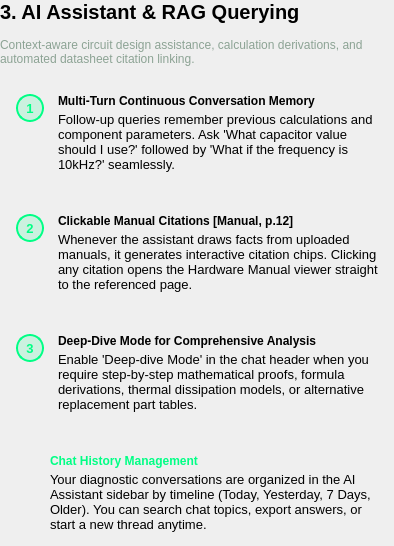
             <widget class="QWidget" name="secAssistant">
              <layout class="QVBoxLayout" name="secAssistantLayout">
               <property name="spacing">
                <number>14</number>
               </property>
               <property name="leftMargin">
                <number>0</number>
               </property>
               <property name="topMargin">
                <number>0</number>
               </property>
               <property name="rightMargin">
                <number>0</number>
               </property>
               <property name="bottomMargin">
                <number>0</number>
               </property>
               <item>
                <widget class="QLabel" name="secAssistantTitle">
                 <property name="text">
                  <string>3. AI Assistant &amp; RAG Querying</string>
                 </property>
                 <property name="wordWrap">
                  <bool>true</bool>
                 </property>
                 <property name="styleSheet">
                  <string>font-size: 20px; font-weight: 800;</string>
                 </property>
                </widget>
               </item>
               <item>
                <widget class="QLabel" name="secAssistantSubtitle">
                 <property name="text">
                  <string>Context-aware circuit design assistance, calculation derivations, and automated datasheet citation linking.</string>
                 </property>
                 <property name="wordWrap">
                  <bool>true</bool>
                 </property>
                 <property name="styleSheet">
                  <string>font-size: 13.5px; color: #8ca394;</string>
                 </property>
                </widget>
               </item>
               <item>
                <widget class="QFrame" name="s3Step1">
                 <property name="role" stdset="0">
                  <string notr="true">card</string>
                 </property>
                 <layout class="QHBoxLayout" name="s3Step1Layout" stretch="0,1">
                  <property name="spacing">
                   <number>14</number>
                  </property>
                  <property name="leftMargin">
                   <number>16</number>
                  </property>
                  <property name="topMargin">
                   <number>14</number>
                  </property>
                  <property name="rightMargin">
                   <number>16</number>
                  </property>
                  <property name="bottomMargin">
                   <number>14</number>
                  </property>
                  <item alignment="Qt::AlignTop">
                   <widget class="QLabel" name="s3Step1Badge">
                    <property name="text">
                     <string>1</string>
                    </property>
                    <property name="alignment">
                     <set>Qt::AlignCenter</set>
                    </property>
                    <property name="minimumSize">
                     <size>
                      <width>28</width>
                      <height>28</height>
                     </size>
                    </property>
                    <property name="maximumSize">
                     <size>
                      <width>28</width>
                      <height>28</height>
                     </size>
                    </property>
                    <property name="styleSheet">
                     <string>background: rgba(0, 255, 133, 0.15); border: 1.5px solid #00FF85; border-radius: 14px; font-size: 13px; font-weight: 800; color: #00FF85;</string>
                    </property>
                   </widget>
                  </item>
                  <item>
                   <layout class="QVBoxLayout" name="s3Step1TextColumn">
                    <property name="spacing">
                     <number>4</number>
                    </property>
                    <property name="leftMargin">
                     <number>0</number>
                    </property>
                    <property name="topMargin">
                     <number>0</number>
                    </property>
                    <property name="rightMargin">
                     <number>0</number>
                    </property>
                    <property name="bottomMargin">
                     <number>0</number>
                    </property>
                    <item>
                     <widget class="QLabel" name="s3Step1Title">
                      <property name="text">
                       <string>Multi-Turn Continuous Conversation Memory</string>
                      </property>
                      <property name="wordWrap">
                       <bool>true</bool>
                      </property>
                      <property name="styleSheet">
                       <string>font-size: 14.5px; font-weight: 700;</string>
                      </property>
                     </widget>
                    </item>
                    <item>
                     <widget class="QLabel" name="s3Step1Text">
                      <property name="text">
                       <string>Follow-up queries remember previous calculations and component parameters. Ask 'What capacitor value should I use?' followed by 'What if the frequency is 10kHz?' seamlessly.</string>
                      </property>
                      <property name="wordWrap">
                       <bool>true</bool>
                      </property>
                      <property name="styleSheet">
                       <string>font-size: 13px;</string>
                      </property>
                     </widget>
                    </item>
                   </layout>
                  </item>
                 </layout>
                </widget>
               </item>
               <item>
                <widget class="QFrame" name="s3Step2">
                 <property name="role" stdset="0">
                  <string notr="true">card</string>
                 </property>
                 <layout class="QHBoxLayout" name="s3Step2Layout" stretch="0,1">
                  <property name="spacing">
                   <number>14</number>
                  </property>
                  <property name="leftMargin">
                   <number>16</number>
                  </property>
                  <property name="topMargin">
                   <number>14</number>
                  </property>
                  <property name="rightMargin">
                   <number>16</number>
                  </property>
                  <property name="bottomMargin">
                   <number>14</number>
                  </property>
                  <item alignment="Qt::AlignTop">
                   <widget class="QLabel" name="s3Step2Badge">
                    <property name="text">
                     <string>2</string>
                    </property>
                    <property name="alignment">
                     <set>Qt::AlignCenter</set>
                    </property>
                    <property name="minimumSize">
                     <size>
                      <width>28</width>
                      <height>28</height>
                     </size>
                    </property>
                    <property name="maximumSize">
                     <size>
                      <width>28</width>
                      <height>28</height>
                     </size>
                    </property>
                    <property name="styleSheet">
                     <string>background: rgba(0, 255, 133, 0.15); border: 1.5px solid #00FF85; border-radius: 14px; font-size: 13px; font-weight: 800; color: #00FF85;</string>
                    </property>
                   </widget>
                  </item>
                  <item>
                   <layout class="QVBoxLayout" name="s3Step2TextColumn">
                    <property name="spacing">
                     <number>4</number>
                    </property>
                    <property name="leftMargin">
                     <number>0</number>
                    </property>
                    <property name="topMargin">
                     <number>0</number>
                    </property>
                    <property name="rightMargin">
                     <number>0</number>
                    </property>
                    <property name="bottomMargin">
                     <number>0</number>
                    </property>
                    <item>
                     <widget class="QLabel" name="s3Step2Title">
                      <property name="text">
                       <string>Clickable Manual Citations [Manual, p.12]</string>
                      </property>
                      <property name="wordWrap">
                       <bool>true</bool>
                      </property>
                      <property name="styleSheet">
                       <string>font-size: 14.5px; font-weight: 700;</string>
                      </property>
                     </widget>
                    </item>
                    <item>
                     <widget class="QLabel" name="s3Step2Text">
                      <property name="text">
                       <string>Whenever the assistant draws facts from uploaded manuals, it generates interactive citation chips. Clicking any citation opens the Hardware Manual viewer straight to the referenced page.</string>
                      </property>
                      <property name="wordWrap">
                       <bool>true</bool>
                      </property>
                      <property name="styleSheet">
                       <string>font-size: 13px;</string>
                      </property>
                     </widget>
                    </item>
                   </layout>
                  </item>
                 </layout>
                </widget>
               </item>
               <item>
                <widget class="QFrame" name="s3Step3">
                 <property name="role" stdset="0">
                  <string notr="true">card</string>
                 </property>
                 <layout class="QHBoxLayout" name="s3Step3Layout" stretch="0,1">
                  <property name="spacing">
                   <number>14</number>
                  </property>
                  <property name="leftMargin">
                   <number>16</number>
                  </property>
                  <property name="topMargin">
                   <number>14</number>
                  </property>
                  <property name="rightMargin">
                   <number>16</number>
                  </property>
                  <property name="bottomMargin">
                   <number>14</number>
                  </property>
                  <item alignment="Qt::AlignTop">
                   <widget class="QLabel" name="s3Step3Badge">
                    <property name="text">
                     <string>3</string>
                    </property>
                    <property name="alignment">
                     <set>Qt::AlignCenter</set>
                    </property>
                    <property name="minimumSize">
                     <size>
                      <width>28</width>
                      <height>28</height>
                     </size>
                    </property>
                    <property name="maximumSize">
                     <size>
                      <width>28</width>
                      <height>28</height>
                     </size>
                    </property>
                    <property name="styleSheet">
                     <string>background: rgba(0, 255, 133, 0.15); border: 1.5px solid #00FF85; border-radius: 14px; font-size: 13px; font-weight: 800; color: #00FF85;</string>
                    </property>
                   </widget>
                  </item>
                  <item>
                   <layout class="QVBoxLayout" name="s3Step3TextColumn">
                    <property name="spacing">
                     <number>4</number>
                    </property>
                    <property name="leftMargin">
                     <number>0</number>
                    </property>
                    <property name="topMargin">
                     <number>0</number>
                    </property>
                    <property name="rightMargin">
                     <number>0</number>
                    </property>
                    <property name="bottomMargin">
                     <number>0</number>
                    </property>
                    <item>
                     <widget class="QLabel" name="s3Step3Title">
                      <property name="text">
                       <string>Deep-Dive Mode for Comprehensive Analysis</string>
                      </property>
                      <property name="wordWrap">
                       <bool>true</bool>
                      </property>
                      <property name="styleSheet">
                       <string>font-size: 14.5px; font-weight: 700;</string>
                      </property>
                     </widget>
                    </item>
                    <item>
                     <widget class="QLabel" name="s3Step3Text">
                      <property name="text">
                       <string>Enable 'Deep-dive Mode' in the chat header when you require step-by-step mathematical proofs, formula derivations, thermal dissipation models, or alternative replacement part tables.</string>
                      </property>
                      <property name="wordWrap">
                       <bool>true</bool>
                      </property>
                      <property name="styleSheet">
                       <string>font-size: 13px;</string>
                      </property>
                     </widget>
                    </item>
                   </layout>
                  </item>
                 </layout>
                </widget>
               </item>
               <item>
                <widget class="QFrame" name="s3Tip">
                 <property name="role" stdset="0">
                  <string notr="true">calloutTip</string>
                 </property>
                 <layout class="QHBoxLayout" name="s3TipLayout" stretch="0,1">
                  <property name="spacing">
                   <number>14</number>
                  </property>
                  <property name="leftMargin">
                   <number>16</number>
                  </property>
                  <property name="topMargin">
                   <number>14</number>
                  </property>
                  <property name="rightMargin">
                   <number>16</number>
                  </property>
                  <property name="bottomMargin">
                   <number>14</number>
                  </property>
                  <item alignment="Qt::AlignTop">
                   <widget class="QLabel" name="s3TipIcon">
                    <property name="pixmap">
                     <pixmap>icons/zap__00FF85__20.svg</pixmap>
                    </property>
                    <property name="alignment">
                     <set>Qt::AlignCenter</set>
                    </property>
                    <property name="minimumSize">
                     <size>
                      <width>20</width>
                      <height>20</height>
                     </size>
                    </property>
                    <property name="maximumSize">
                     <size>
                      <width>20</width>
                      <height>20</height>
                     </size>
                    </property>
                   </widget>
                  </item>
                  <item>
                   <layout class="QVBoxLayout" name="s3TipTextColumn">
                    <property name="spacing">
                     <number>4</number>
                    </property>
                    <property name="leftMargin">
                     <number>0</number>
                    </property>
                    <property name="topMargin">
                     <number>0</number>
                    </property>
                    <property name="rightMargin">
                     <number>0</number>
                    </property>
                    <property name="bottomMargin">
                     <number>0</number>
                    </property>
                    <item>
                     <widget class="QLabel" name="s3TipTitle">
                      <property name="text">
                       <string>Chat History Management</string>
                      </property>
                      <property name="wordWrap">
                       <bool>true</bool>
                      </property>
                      <property name="styleSheet">
                       <string>font-size: 13.5px; font-weight: 700; color: #00FF85;</string>
                      </property>
                     </widget>
                    </item>
                    <item>
                     <widget class="QLabel" name="s3TipText">
                      <property name="text">
                       <string>Your diagnostic conversations are organized in the AI Assistant sidebar by timeline (Today, Yesterday, 7 Days, Older). You can search chat topics, export answers, or start a new thread anytime.</string>
                      </property>
                      <property name="wordWrap">
                       <bool>true</bool>
                      </property>
                      <property name="styleSheet">
                       <string>font-size: 13px;</string>
                      </property>
                     </widget>
                    </item>
                   </layout>
                  </item>
                 </layout>
                </widget>
               </item>
              </layout>
             </widget>
